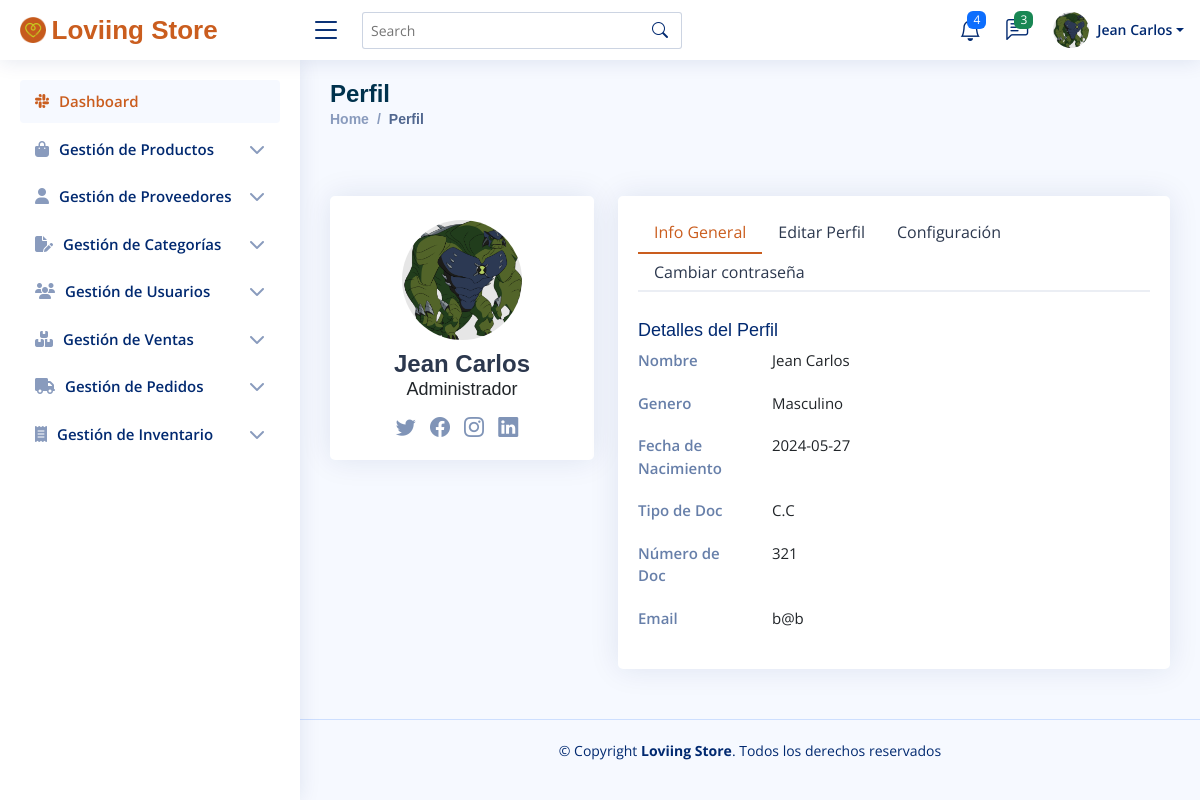
/Views/Administrador/userProfileAdmin.php (signed in), run on the app's committed database.
### tables this page shows
CREATE TABLE `tbl_usuarios` (
  `id_usuario` int(11) NOT NULL,
  `nombre_usuario` varchar(100) DEFAULT NULL,
  `genero` varchar(50) DEFAULT NULL,
  `fecha_nacimiento` date DEFAULT NULL,
  `tipo_documento` varchar(50) DEFAULT NULL,
  `num_documento` varchar(50) DEFAULT NULL,
  `email_usuario` varchar(50) DEFAULT NULL,
  `clave_usuario` varchar(250) DEFAULT NULL,
  `rol_usuario` varchar(50) DEFAULT NULL,
  `estado_usuario` varchar(10) DEFAULT NULL,
  `foto_usuario` varchar(255) DEFAULT NULL,
  `fecha_creacion` date DEFAULT NULL
);

### Models/consultasAdmin.php (called while the page is built, shortened)
<?php
class ConsultasAdmin
{
    public function consultarUser($idUser)
    {
        $sql = "SELECT * FROM tbl_usuarios WHERE id_usuario = :idUser";
        $objConexionBd = new ConexionBd();
        $conexion = $objConexionBd->getConexion();
        $result = $conexion->prepare($sql);
        $result->bindParam(":idUser", $idUser);
        $result->execute();
        $f = $result->fetch();
        return $f;
    }
}

### Controllers/Administrador/mostrarInfoUser.php (the view, shortened to what this page needs)
<?php
require_once('../../Models/consultasAdmin.php');
function cargarHeaderAdmin()
{
  echo '
  <header id="header" class="header fixed-top d-flex align-items-center">
    <div class="d-flex align-items-center justify-content-between">
      <a href="home.php" class="logo d-flex align-items-center">
        <img src="../Dashboard/assets/img/favicon.png" alt="">
        <span class="d-none d-lg-block logo_ls">Loviing Store</span>
      </a>
      <i class="bi bi-list toggle-sidebar-btn"></i>
    </div>
    <div class="search-bar">
      <form class="search-form d-flex align-items-center" method="POST" action="#">
        <input type="text" name="query" placeholder="Search" title="Enter search keyword">
        <button type="submit" title="Search"><i class="bi bi-search"></i></button>
      </form>
    </div>
    <nav class="header-nav ms-auto">
      <ul class="d-flex align-items-center">
        <li class="nav-item dropdown">
          <a class="nav-link nav-icon" href="#" data-bs-toggle="dropdown">
            <i class="bi bi-bell"></i>
            <span class="badge bg-primary badge-number">4</span>
          </a>
        </li>
        <li class="nav-item dropdown">
          <a class="nav-link nav-icon" href="#" data-bs-toggle="dropdown">
            <i class="bi bi-chat-left-text"></i>
            <span class="badge bg-success badge-number">3</span>
          </a>
        </li>
        ';
  cargarPerfilAdmin();
  echo '
      </ul>
    </nav>
  </header>
  ';
}
function cargarPerfilAdmin()
{
  $idUser = $_SESSION["idUser"];
  $objConsultasAdmin = new ConsultasAdmin();
  $f = $objConsultasAdmin->consultarUser($idUser);
  echo '
        <li class="nav-item dropdown pe-3">
          <a class="nav-link nav-profile d-flex align-items-center pe-0" href="#" data-bs-toggle="dropdown">
            <img src="../../Uploads/Usuarios/' . $f["foto_usuario"] . '" alt="Profile" class="rounded-circle" >
            <span class="d-none d-md-block dropdown-toggle ps-2">' . $f["nombre_usuario"] . '</span>
          </a>
          <ul class="dropdown-menu dropdown-menu-end dropdown-menu-arrow profile">
            <li class="dropdown-header">
              <h6>' . $f["nombre_usuario"] . '</h6>
              <span>' . $f["rol_usuario"] . '</span>
            </li>
            <li>
              <hr class="dropdown-divider">
            </li>
            <li>
              <a class="dropdown-item d-flex align-items-center" href="userProfileAdmin.php">
                <i class="bi bi-person"></i>
                <span>Mi perfil</span>
              </a>
            </li>
            <li>
              <hr class="dropdown-divider">
            </li>
            <li>
              <a class="dropdown-item d-flex align-items-center" href="users-profile.html">
                <i class="bi bi-gear"></i>
                <span>Configuración</span>
              </a>
            </li>
            <li>
              <hr class="dropdown-divider">
            </li>
            <li>
              <a class="dropdown-item d-flex align-items-center" href="pages-faq.html">
                <i class="bi bi-question-circle"></i>
                <span>¿Necesitas Ayuda?</span>
              </a>
            </li>
            <li>
              <hr class="dropdown-divider">
            </li>
            <li>
              <a class="dropdown-item d-flex align-items-center" href="../../Controllers/cerrarSesion.php">
                <i class="bi bi-box-arrow-right"></i>
                <span>Cerrar Sesión</span>
              </a>
            </li>
          </ul>
        </li>
    ';
}
function cargarMenuAdmin()
{
?>
  <aside id="sidebar" class="sidebar">
    <ul class="sidebar-nav" id="sidebar-nav">
      <li class="nav-item">
        <a class="nav-link " href="home.php">
          <i class="fa-brands fa-slack"></i>
          <span>Dashboard</span>
        </a>
      </li>
      <li class="nav-item">
        <a class="nav-link collapsed" data-bs-target="#GestionProductos-nav" data-bs-toggle="collapse" href="#">
          <i class="fa-solid fa-bag-shopping"></i>
          <span>Gestión de Productos</span><i class=" fa-solid fa-chevron-down ms-auto"></i>
        </a>
      </li>
      <li class="nav-item">
        <a class="nav-link collapsed" data-bs-target="#formacion-nav" data-bs-toggle="collapse" href="#">
          <i class="fa-solid fa-user"></i>
          <span>Gestión de Proveedores</span><i class="fa-solid fa-chevron-down ms-auto"></i>
        </a>
      </li>
      <li class="nav-item">
        <a class="nav-link collapsed" data-bs-target="#GestionCategorias-nav" data-bs-toggle="collapse" href="#">
          <i class="fa-solid fa-file-pen"></i>
          <span>Gestión de Categorías</span><i class="fa-solid fa-chevron-down ms-auto"></i>
        </a>
      </li>
      <li class="nav-item">
        <a class="nav-link collapsed" data-bs-target="#GestionUsuarios-nav" data-bs-toggle="collapse" href="#">
          <i class="fa-solid fa-users"></i>
          <span>Gestión de Usuarios</span><i class="fa-solid fa-chevron-down ms-auto"></i>
        </a>
      </li>
      <li class="nav-item">
        <a class="nav-link collapsed" data-bs-target="#GestionVentas-nav" data-bs-toggle="collapse" href="#">
          <i class="fa-solid fa-boxes-stacked"></i>
          <span>Gestión de Ventas</span><i class="fa-solid fa-chevron-down ms-auto"></i>
        </a>
      </li>
      <li class="nav-item">
        <a class="nav-link collapsed" data-bs-target="#Pedidos-nav" data-bs-toggle="collapse" href="#">
          <i class="fa-solid fa-truck"></i>
          <span>Gestión de Pedidos</span><i class="fa-solid fa-chevron-down ms-auto"></i>
        </a>
      </li>
      <li class="nav-item">
        <a class="nav-link collapsed" data-bs-target="#Inventario-nav" data-bs-toggle="collapse" href="#">
          <i class="fa-solid fa-receipt"></i>
          <span>Gestión de Inventario</span><i class="fa-solid fa-chevron-down ms-auto"></i>
        </a>
      </li>
  </aside>
<?php
}
function cargarFooterAdmin()
{
  echo '
  <footer id="footer" class="footer">
    <div class="copyright">
      &copy; Copyright <strong><span>Loviing Store</span></strong>. Todos los derechos reservados
    </div>
    <div class="credits">
    </div>
  </footer>
  ';
}
function cargarCardPerfilAdmin()
{
  $idUser = $_SESSION["idUser"];
  $objConsultasAdmin = new ConsultasAdmin();
  $f = $objConsultasAdmin->consultarUser($idUser);
  echo '
            <div class="card-body profile-card pt-4 d-flex flex-column align-items-center">
              <img src="../../Uploads/Usuarios/' . $f["foto_usuario"] . '" alt="Profile" class="rounded-circle">
              <h2>' . $f["nombre_usuario"] . '</h2>
              <h3>' . $f["rol_usuario"] . '</h3>
              <div class="social-links mt-2">
                <a href="#" class="twitter"><i class="bi bi-twitter"></i></a>
                <a href="#" class="facebook"><i class="bi bi-facebook"></i></a>
                <a href="#" class="instagram"><i class="bi bi-instagram"></i></a>
                <a href="#" class="linkedin"><i class="bi bi-linkedin"></i></a>
              </div>
            </div>
  ';
}
function cargarOverviewAdmin()
{
  $idUser = $_SESSION["idUser"];
  $objConsultasAdmin = new ConsultasAdmin();
  $tablaUsuario = $objConsultasAdmin->consultarUser($idUser);
  echo '
                <div class="tab-pane fade show active profile-overview" id="profile-overview">
                  <h5 class="card-title">Detalles del Perfil</h5>
                  <div class="row">
                    <div class="col-lg-3 col-md-4 label ">Nombre</div>
                    <div class="col-lg-9 col-md-8">' . $tablaUsuario["nombre_usuario"] . '</div>
                  </div>
                  <div class="row">
                    <div class="col-lg-3 col-md-4 label">Genero</div>
                    <div class="col-lg-9 col-md-8">' . $tablaUsuario["genero"] . '</div>
                  </div>
                  <div class="row">
                    <div class="col-lg-3 col-md-4 label ">Fecha de Nacimiento</div>
                    <div class="col-lg-9 col-md-8">' . $tablaUsuario["fecha_nacimiento"] . '</div>
                  </div>
                  <div class="row">
                    <div class="col-lg-3 col-md-4 label ">Tipo de Doc</div>
                    <div class="col-lg-9 col-md-8">' . $tablaUsuario["tipo_documento"] . '</div>
                  </div>
                  <div class="row">
                    <div class="col-lg-3 col-md-4 label ">Número de Doc</div>
                    <div class="col-lg-9 col-md-8">' . $tablaUsuario["num_documento"] . '</div>
                  </div>
                  <div class="row">
                    <div class="col-lg-3 col-md-4 label">Email</div>
                    <div class="col-lg-9 col-md-8">' . $tablaUsuario["email_usuario"] . '</div>
                  </div>
                </div>
  ';
}
?>

### Views/Dashboard/assets/css/style.css (style rules this page uses)
:root { scroll-behavior: smooth; --primary-color: #ca5d1e; --secondary-color: #c8cc21; --complementary-color1: #ffffff; --font-size-titulos-h1: 48px; --font-size-titulos-h2: 40px; --font-size-titulos-h3: 32px; --font-size-titulos-h4: 24px; --font-size-parrafos: 24px; --tipografia-titulos: "Open Sans", sans-serif --tipografia-parrafos: "Borel", cursive;; }
body { font-family: "Open Sans", sans-serif; background: #f6f9ff; color: #444444; }
a { color: var(--primary-color); text-decoration: none; }
h1, h2, h3, h4, h5, h6 { font-family: "Work Sans", sans-serif; }
.card-title { padding: 20px 0 0px 0; font-size: 18px; font-weight: 500; color: #012970; font-family: "Work Sans", sans-serif; }
.card-body { padding: 0 20px 20px 20px; }
.logo { line-height: 1; }
@media (min-width: 1200px) { .logo { width: 280px; } }
.logo img { max-height: 26px; margin-right: 6px; }
.logo span { font-size: 26px; font-weight: 700; color: var(--primary-color); font-family: "Work Sans", sans-serif; }
.header { transition: all 0.5s; z-index: 997; height: 60px; box-shadow: 0px 2px 20px rgba(1, 41, 112, 0.1); background-color: #fff; padding-left: 20px; }
.header .toggle-sidebar-btn { font-size: 32px; padding-left: 10px; cursor: pointer; color: #012970; }
.header .search-bar { min-width: 360px; padding: 0 20px; }
.header .search-form { width: 100%; }
.header .search-form input { border: 0; font-size: 14px; color: #012970; border: 1px solid rgba(1, 41, 112, 0.2); padding: 7px 38px 7px 8px; border-radius: 3px; transition: 0.3s; width: 100%; }
.header .search-form button { border: 0; padding: 0; margin-left: -30px; background: none; }
.header .search-form button i { color: #012970; }
.header-nav ul { list-style: none; }
.header-nav>ul { margin: 0; padding: 0; }
.header-nav .nav-icon { font-size: 22px; color: #012970; margin-right: 25px; position: relative; }
.header-nav .nav-profile { color: #012970; }
.header-nav .nav-profile img { max-height: 36px; }
.header-nav .nav-profile span { font-size: 14px; font-weight: 600; }
.header-nav .badge-number { position: absolute; inset: -2px -5px auto auto; font-weight: normal; font-size: 12px; padding: 3px 6px; }
.sidebar { position: fixed; top: 60px; left: 0; bottom: 0; width: 300px; z-index: 996; transition: all 0.3s; padding: 20px; overflow-y: auto; scrollbar-width: thin; scrollbar-color: #aab7cf transparent; box-shadow: 0px 0px 20px rgba(1, 41, 112, 0.1); background-color: #fff; }
@media (min-width: 1200px) { #main, #footer { margin-left: 300px; } }
.sidebar-nav { padding: 0; margin: 0; list-style: none; }
.sidebar-nav li { padding: 0; margin: 0; list-style: none; }
.sidebar-nav .nav-item { margin-bottom: 5px; }
.sidebar-nav .nav-link { display: flex; align-items: center; font-size: 15px; font-weight: 600; color: var(--primary-color); transition: 0.3; background: #f6f9ff; padding: 10px 15px; border-radius: 4px; }
.sidebar-nav .nav-link i { font-size: 16px; margin-right: 10px; color: var(--primary-color); }
.sidebar-nav .nav-link.collapsed { color: #012970; background: #fff; }
.sidebar-nav .nav-link.collapsed i { color: #899bbd; }
.sidebar-nav .nav-link .fa-chevron-down { margin-right: 0; transition: transform 0.2s ease-in-out; }
.profile .profile-card img { max-width: 120px; }
.profile .profile-card h2 { font-size: 24px; font-weight: 700; color: #2c384e; margin: 10px 0 0 0; }
.profile .profile-card h3 { font-size: 18px; }
.profile .profile-card .social-links a { font-size: 20px; display: inline-block; color: rgba(1, 41, 112, 0.5); line-height: 0; margin-right: 10px; transition: 0.3s; }
.profile .profile-overview .row { margin-bottom: 20px; font-size: 15px; }
.profile .profile-overview .card-title { color: #012970; }
.profile .profile-overview .label { font-weight: 600; color: rgba(1, 41, 112, 0.6); }
.footer { padding: 20px 0; font-size: 14px; transition: all 0.3s; border-top: 1px solid #cddfff; }
.footer .copyright { text-align: center; color: #012970; }
.footer .credits { padding-top: 5px; text-align: center; font-size: 13px; color: #012970; }

### data on the page
tbl_usuarios: foto_usuario (picture), nombre_usuario "Jean Carlos", rol_usuario "Administrador", genero "Masculino", fecha_nacimiento "2024-05-27", tipo_documento "C.C", num_documento "321", email_usuario "b@b"
